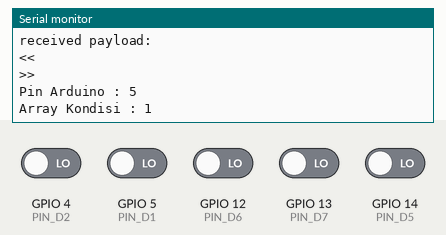
Recording of a sketch running on a simulated ESP8266 (NodeMCU). Parts: the last lines printed to the serial monitor. The inputs (shaded band) are chosen by the test bench; at power-on: GPIO 4 (PIN_D2), GPIO 5 (PIN_D1), GPIO 12 (PIN_D6), GPIO 13 (PIN_D7), GPIO 14 (PIN_D5) LOW. WiFi joins after 1.5 s; servers stay silent unless stated; uploads are accepted with an empty reply.

Above: at 2.7 s.
2.8 s: GPIO 4 (PIN_D2) driven HIGH
At 4.5 s:
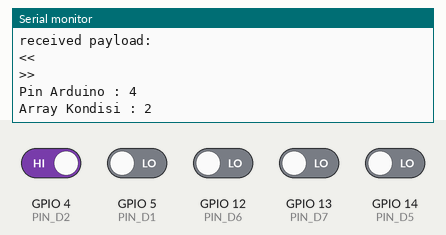
9.5 s: GPIO 5 (PIN_D1) driven HIGH
16.2 s: GPIO 12 (PIN_D6) driven HIGH
22.9 s: GPIO 13 (PIN_D7) driven HIGH
At 24.09 s:
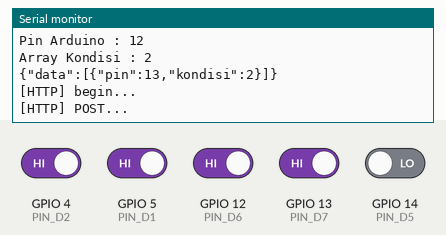
29.6 s: GPIO 14 (PIN_D5) driven HIGH
At 34.8 s:
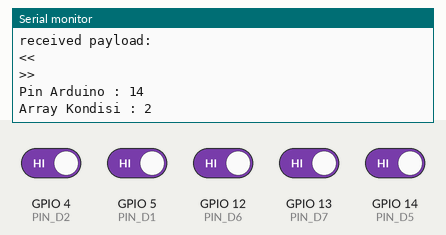
36.3 s: GPIO 4 (PIN_D2) driven LOW
At 43.0 s:
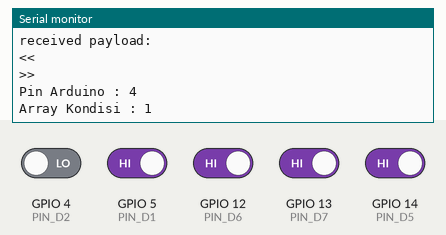
Timing chart, 0 to 44.0 s (numbered marks = the images above; inputs shaded):
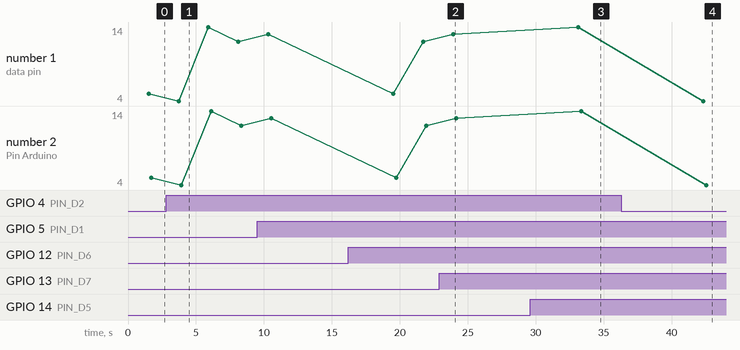

The sketch:

kontrol_sensor_batch2.ino
```cpp
/*
 * Project IOT Dinas Komunkasi Informasi dan persandian Banyuwangi
 * Nanda Teknik Banyuwangi
 * www.nandateknik.com
 */

#include <ESP8266WiFi.h>
#include <WiFiClient.h>
#include <ESP8266HTTPClient.h>
#include <ArduinoJson.h>
#define ARRAYLEN 5

const char* wifiName = "KOMINFO";
const char* wifiPass = "banyuwangiku";
String host = "http://backend.banyuwangikab.go.id/public/api/lampu/";
String group = "A";

static const uint8_t PIN_D0 = 16;
static const uint8_t PIN_D1 = 5;
static const uint8_t PIN_D2 = 4;
static const uint8_t PIN_D3 = 0;
static const uint8_t PIN_D4 = 2;
static const uint8_t PIN_D5 = 14;
static const uint8_t PIN_D6 = 12;
static const uint8_t PIN_D7 = 13;

uint8_t pinIn[ARRAYLEN] = {PIN_D1,PIN_D2,PIN_D5,PIN_D6,PIN_D7};
int pinStatus[ARRAYLEN] = {0,0,0,0,0};

HTTPClient http;    //Declare object of class HTTPClient
WiFiClient client;

void setup() {

  Serial.begin(115200);
  delay(10);
  Serial.println();
  Serial.print("Connecting to ");
  Serial.println(wifiName);
  WiFi.begin(wifiName, wifiPass);

  while (WiFi.status() != WL_CONNECTED) {
    delay(500);
    Serial.print(".");
  }

  Serial.println("");
  Serial.println("WiFi connected");
  Serial.println("IP address: ");
  Serial.println(WiFi.localIP());   //You can get IP address assigned to ESP

  pinMode(PIN_D1, INPUT);
  pinMode(PIN_D2, INPUT);
  pinMode(PIN_D5, INPUT);
  pinMode(PIN_D6, INPUT);
  pinMode(PIN_D7, INPUT);

}

void postKondisi(int kondisi, int array){

  String serverPost = host + "update-kondisi/" + group;

  char json2[2000];
  DynamicJsonDocument doc(1024);
  JsonArray data = doc.createNestedArray("data");
  JsonObject data_0 = data.createNestedObject();
  data_0["pin"] = pinIn[array];
  data_0["kondisi"] = kondisi;

  serializeJson(doc, json2);
  Serial.println(json2);

   if ((WiFi.status() == WL_CONNECTED)) {

    Serial.print("[HTTP] begin...\n");
    http.begin(client, serverPost);  // HTTP
    http.addHeader("Content-Type", "application/json");
    Serial.print("[HTTP] POST...\n");
    int httpCode = http.POST(json2);


    if (httpCode > 0) {

    Serial.printf("[HTTP] POST... code: %d\n", httpCode);
    if (httpCode == HTTP_CODE_OK) {
    const String& payload = http.getString();

    Serial.println("received payload:\n<<");
    Serial.println(payload);
    Serial.println(">>");
    Serial.print("Pin Arduino : ");
    Serial.println(pinIn[array]);
    Serial.print("Array Kondisi : ");
    Serial.println(kondisi);
    pinStatus[array] = kondisi;
    }
    } else {
      Serial.printf("[HTTP] POST... failed, error: %s\n", http.errorToString(httpCode).c_str());
    }
    http.end();
  }
}

void loop() {
  //Cek Status Kondisi Lampu saat ini
   for(int i = 0; i < ARRAYLEN; i++ )
    {
      if(digitalRead(pinIn[i]) == HIGH && pinStatus[i] != 2){
         postKondisi(2,i);
         delay(2000);
      } else if(digitalRead(pinIn[i]) == LOW && pinStatus[i] != 1){
         postKondisi(1,i);
         delay(2000);
      }
    }
  delay(7000);
}
```

Measured:
- after the input at 2.8 s, the serial monitor: prints a new line after 0.92 s (image 1)
- after the input at 22.9 s, the serial monitor: prints a new line after 1.0 s (image 2)
- after the input at 29.6 s, the serial monitor: prints a new line after 3.5 s (image 3)
- after the input at 36.3 s, the serial monitor: prints a new line after 6.0 s (image 4)
- plotted number 1: 13 → 12 after the input at 16.2 s, 12 → 13 after the input at 22.9 s, 13 → 14 after the input at 29.6 s, 14 → 4 after the input at 36.3 s
- plotted number 2: 13 → 12 after the input at 16.2 s, 12 → 13 after the input at 22.9 s, 13 → 14 after the input at 29.6 s, 14 → 4 after the input at 36.3 s
